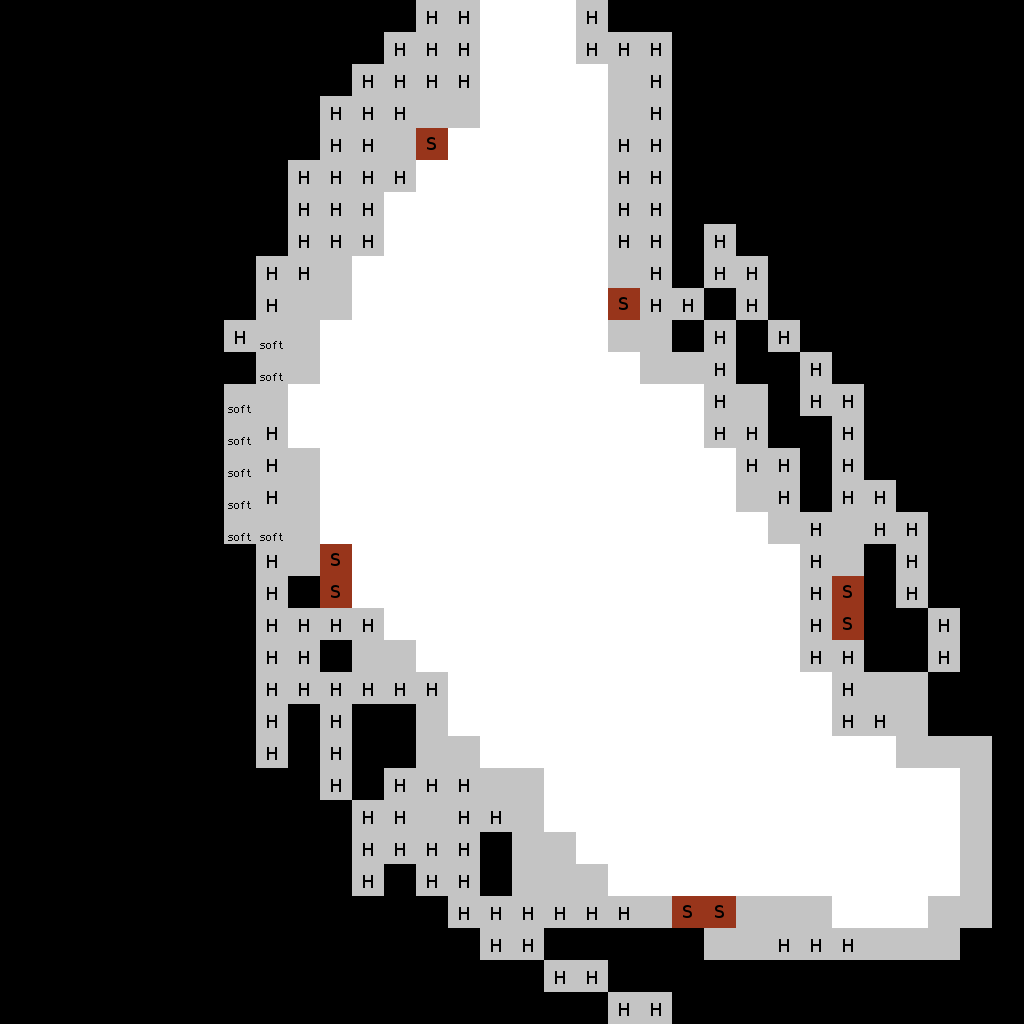

A level layout from a 2D game, rendered from its tile map. Below: a short description, then the map file with tile-grid data replaced by summaries:
An orthogonal 32x32 tile map with 32x32 px tiles, 1 tile layer (1) and 2 objects (1, 59).

<map version="1.0" orientation="orthogonal" width="32" height="32" tilewidth="32" tileheight="32">
 <tileset firstgid="1" source="tileset.tsx" />
 <layer name="1" width="32" height="32">
  <data>[1024 cells, 489 non-empty, 5 distinct tile ids]</data>
 </layer>
 <objectgroup name="object" width="32" height="32">
  <object name="plank" type="1" x="489" y="360" width="65" height="68" />
  <object name="robot" type="59" x="447" y="607" width="67" height="68" />
 </objectgroup>
</map>